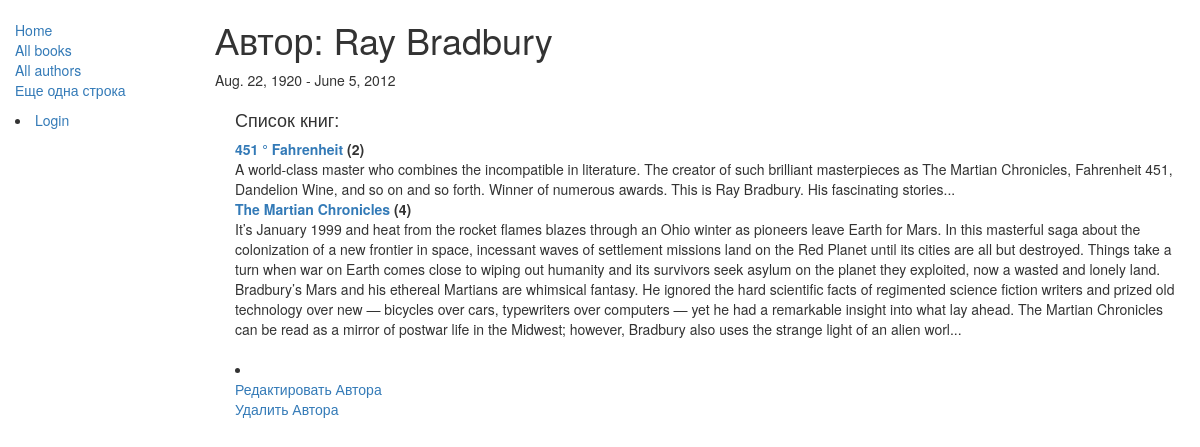
The app's page /catalog/author/1 with its own data.
### catalog/models.py (models this page shows, shortened)
class Author(models.Model):
    first_name = models.CharField(max_length=100)
    last_name = models.CharField(max_length=100)
    date_of_birth = models.DateField(null=True, blank=True)
    date_of_death = models.DateField('died', null=True, blank=True)
    class Meta:
        ordering = ['last_name', 'first_name']

class Book(models.Model):
    title = models.CharField(max_length=200)
    author = models.ForeignKey('Author', on_delete=models.SET_NULL, null=True)
    summary = models.TextField(max_length=1000, help_text='Enter a brief description of the book')
    isbn = models.CharField('ISBN', max_length=13, unique=True,
                             help_text='13 Character <a href="https://www.isbn-international.org/content/what-isbn">ISBN number</a>')
    genre = models.ManyToManyField(Genre, help_text='Select a genre for this book')
    Language = models.ForeignKey('Language', on_delete=models.SET_NULL, null=True)
    def __str__(self):
        return self.title
    def display_genre(self):
        """
        Creates a string for the Genre. This is required to display genre in Admin.
        """
        return ', '.join([ genre.name for genre in self.genre.all()[:3] ])
    display_genre.short_description = 'Genre'

### catalog/views.py (the view)
# urls.py: url(r'^author/(?P<pk>\d+)$', views.AuthorDetailView.as_view(), name='author-detail'),
class AuthorDetailView(generic.DetailView):
    model = Author

### catalog/templates/catalog/author_detail.html (shortened to what this page needs)
{% extends "base_generic.html" %}
{% block content %}
  <h1>Автор: {{ author.first_name }} {{ author.last_name }}</h1>
  <p>{{ author.date_of_birth }} - {{ author.date_of_death }}</p>
  <div style="margin-left:20px;margin-top:20px">
    <h4>Список книг:</h4>
    <dl>
      {% for book in author.book_set.all %}
        <dt><a href="{% url 'book-detail' book.pk %}">{{book}}</a> ({{book.bookinstance_set.all.count}})</dt>
        <dd>{{book.summary}}</dd>
      {% endfor %}
      </dl>
    <li>
    </li>
    <a href="{% url 'author_update' author.pk %}">Редактировать Автора</a>
    <br>
    <a href="{% url 'author_delete' author.pk %}">Удалить Автора</a>
  </div>
{% endblock %}

### records on screen
Author: first_name "Ray", last_name "Bradbury", date_of_birth "Aug. 22, 1920", date_of_death "June 5, 2012"
Book: title "451 ° Fahrenheit", bookinstance_set.all.count "2", summary "A world-class master who combines the incompatible in literature. The creator of such brilliant masterpieces as The Martian Chronicles, Fahrenheit 451, Dandelion Wine, and so on and so forth. Winner of numerous awards. This is Ray Bradbury. His fascinating stories..."
Book: title "The Martian Chronicles", bookinstance_set.all.count "4", summary "It’s January 1999 and heat from the rocket flames blazes through an Ohio winter as pioneers leave Earth for Mars. In this masterful saga about the colonization of a new frontier in space, incessant waves of settlement missions land on the Red Planet until its cities are all but destroyed. Things take a turn when war on Earth comes close to wiping out humanity and its survivors seek asylum on the planet they exploited, now a wasted and lonely land. Bradbury’s Mars and his ethereal Martians are whimsical fantasy. He ignored the hard scientific facts of regimented science fiction writers and prized old technology over new — bicycles over cars, typewriters over computers — yet he had a…"
